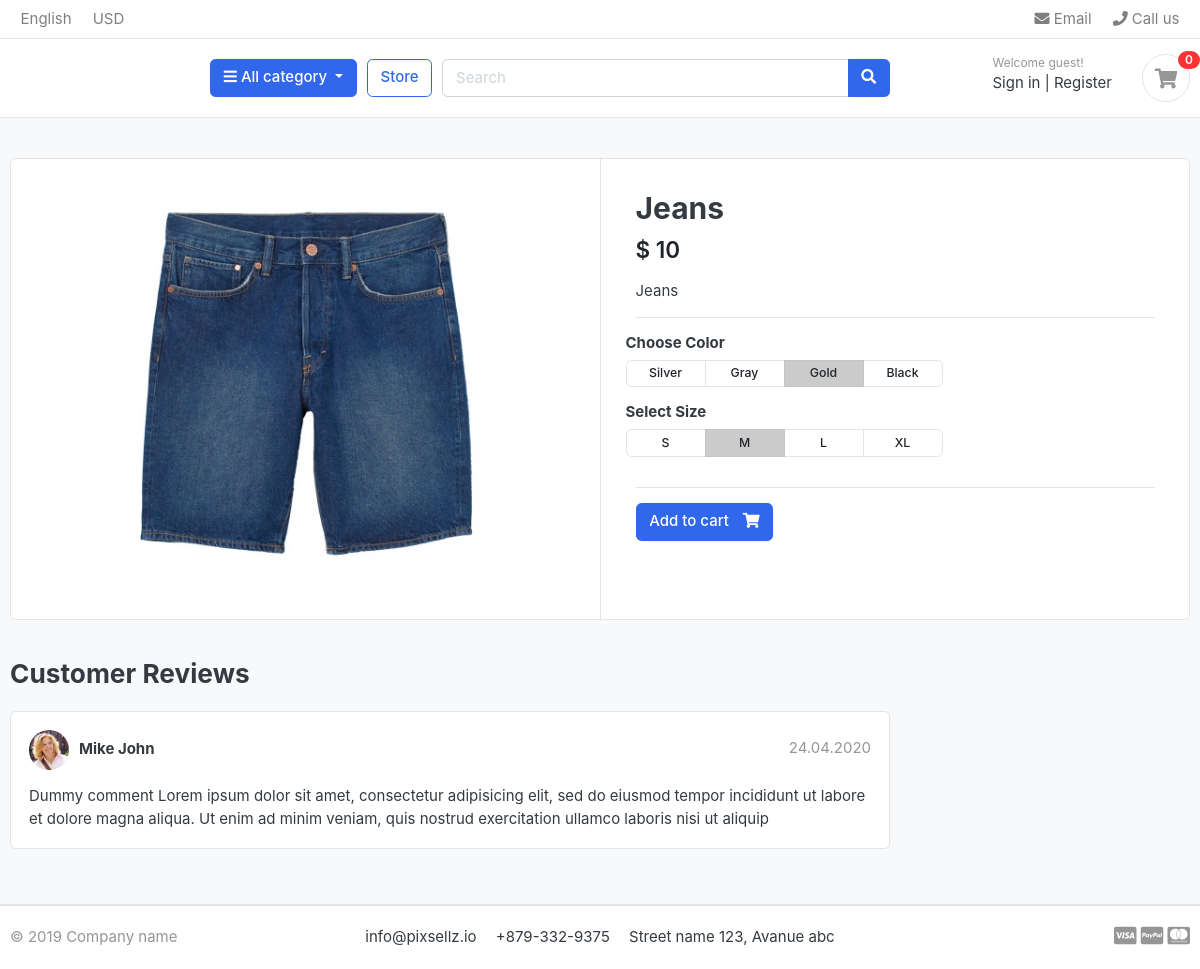
Page /store/category/Jeans/Jeans on the committed database.
### store/models.py (models this page shows, shortened)
class Product(models.Model):
    product_name = models.CharField(max_length=200,unique=True,blank=False)
    slug = models.SlugField(max_length=100,unique=True)
    description = models.TextField(max_length=500,blank=True)
    price = models.IntegerField()
    images = models.ImageField()
    stock = models.IntegerField()
    category = models.ForeignKey(category, on_delete = models.CASCADE)
    created_date = models.DateField(auto_now_add=True)
    modified_date = models.DateField(auto_now_add = True)
    is_available = models.BooleanField(default = True)

### store/views.py (the view)
# urls.py: path('category/<slug:category_url>/<slug:product_url>', views.product_detail,name="product_detail"),
def product_detail(request,category_url,product_url):
    try:
        single_product = Product.objects.get(category__slug=category_url,slug=product_url)
    except:
        pass
    context = {
        'single_product':single_product
    }
    return render(request,'product_detail.html',context)

### carts/context_processors.py (called while the page is built)
def cartCounter(request,custom_cart=None):
    cart_count = 0
    try:
        custom_cart = Cart.objects.get(cart_id = cart_id(request))
        if request.user.is_authenticated:
            cart_items = CartItem.objects.filter(user=request.user,is_active=True)
            cart_count = cart_items.count()
        else:
            cart_items = CartItem.objects.all().filter(cart=custom_cart)
            cart_count = cart_items.count()
    except:
        cart_count=0
    return dict(count = cart_count)

### carts/views.py (called while the page is built)
def cart_id(request):
    cartId = request.session.session_key
    if not cartId:
        cartId = request.session.create()
    return  cartId

### category/context_processors.py (called while the page is built)
def menu_links(request):
   links = category.objects.all()
   return dict(links=links)

### templates/product_detail.html
{% extends 'base.html' %}
{% load static %}
{% block mainContent %}
<section class="section-content padding-y bg">
    <div class="container">
    <div class="card">
        <div class="row no-gutters">
            <aside class="col-md-6">
    <article class="gallery-wrap">
        <div class="img-big-wrap">
           <a href="#"><img src="{{ single_product.images.url }}"></a>
        </div>
    </article>
            </aside>
            <main class="col-md-6 border-left">
    <article class="content-body">
    <h2 class="title">{{ single_product.product_name }}</h2>
    <div class="mb-3">
        <var class="price h4"> $ {{ single_product.price }}</var>
    </div>
    <p>{{ single_product.description }}</p>
    <hr>
        <div class="row">
            <div class="item-option-select">
                <h6>Choose Color</h6>
                <div class="btn-group btn-group-sm btn-group-toggle" data-toggle="buttons">
                  <label class="btn btn-light">
                    <input type="radio" name="radio_color"> Silver
                  </label>
                  <label class="btn btn-light">
                    <input type="radio" name="radio_color" > Gray
                  </label>
                  <label class="btn btn-light active">
                    <input type="radio" name="radio_color checked"> Gold
                  </label>
                  <label class="btn btn-light">
                    <input type="radio" name="radio_color"> Black
                  </label>
                </div>
            </div>
        </div>
        <div class="row">
            <div class="item-option-select">
                <h6>Select Size</h6>
                <div class="btn-group btn-group-sm btn-group-toggle" data-toggle="buttons">
                  <label class="btn btn-light">
                    <input type="radio" name="radio_color"> S
                  </label>
                  <label class="btn btn-light active">
                    <input type="radio" name="radio_color" checked> M
                  </label>
                  <label class="btn btn-light">
                    <input type="radio" name="radio_color"> L
                  </label>
                  <label class="btn btn-light">
                    <input type="radio" name="radio_color"> XL
                  </label>
                </div>
            </div>
        </div>
        <hr>
        <a href="{% url 'addcart' single_product.id %}" class="btn  btn-primary"> <span class="text">Add to cart</span> <i class="fas fa-shopping-cart"></i>  </a>
    </article>
            </main>
        </div>
    </div>
    <br>
    <div class="row">
                <div class="col-md-9">
        <header class="section-heading">
            <h3>Customer Reviews </h3>
        </header>
        <article class="box mb-3">
            <div class="icontext w-100">
                <img src="{% static './images/avatars/avatar1.jpg' %}" class="img-xs icon rounded-circle">
                <div class="text">
                    <span class="date text-muted float-md-right">24.04.2020 </span>
                    <h6 class="mb-1">Mike John </h6>
                </div>
            </div>
            <div class="mt-3">
                <p>
                    Dummy comment Lorem ipsum dolor sit amet, consectetur adipisicing elit, sed do eiusmod
                    tempor incididunt ut labore et dolore magna aliqua. Ut enim ad minim veniam,
                    quis nostrud exercitation ullamco laboris nisi ut aliquip
                </p>
            </div>
        </article>
        </div>
    </div>
    </div>
    </section>
{% endblock %}

### DAkart/static/css/ui.css (style rules this page uses)
html { font-family: "Inter", sans-serif; font-size: 15px; }
.content-body { flex: 1 1 auto; padding: 2rem 2.3rem; }
.img-xs, .img-sm, .img-md, .img-lg { -o-object-fit: cover; object-fit: cover; flex-shrink: 0; flex-grow: 0; }
.img-xs { width: 40px; height: 40px; }
.padding-y { padding-top: 40px; padding-bottom: 40px; }
var { font-style: normal; }
article:after, .form-group:after { display: block; clear: both; content: ""; }
.bg { background-color: #f8f9fa; }
.section-heading { margin-bottom: 20px; margin-top: 15px; }
p:last-child { margin-bottom: 0; }
.btn-light { background-color: #fff; border-color: #e4e4e4; }
.btn .text + i { margin-left: 10px; }
.icontext { display: inline-flex; align-items: center; vertical-align: middle; }
.icontext .text { width: 100%; line-height: 1.2; }
.icontext .icon { position: relative; margin-right: 10px; flex-shrink: 0; flex-grow: 0; }
.price { font-weight: 600; color: #212529; }
.box { padding: 18px; background: #fff; border-radius: 0.37rem; border: 1px solid #e4e4e4; }
.box img { max-width: 100%; }
.gallery-wrap .img-big-wrap { margin-bottom: 10px; border-radius: 0.37rem; overflow: hidden; background-color: #fff; }
.gallery-wrap .img-big-wrap a { text-align: center; display: block; }
.gallery-wrap .img-big-wrap img { height: 450px; width: auto; display: inline-block; }
.item-option-select { margin-bottom: 1rem; display: inline-block; margin-right: 15px; }
.item-option-select .btn { min-width: 80px; }

### rows in the picture
Product: images (picture), product_name "Jeans", price "10", description "Jeans"

### other values in the picture
{{ count }} "0"
